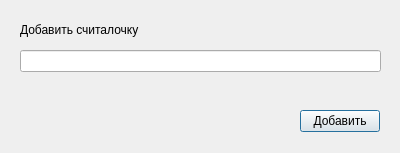
<?xml version="1.0" encoding="UTF-8"?>
<ui version="4.0">
 <class>AddCountingDialog</class>
 <widget class="QDialog" name="AddCountingDialog">
  <property name="geometry">
   <rect>
    <x>0</x>
    <y>0</y>
    <width>400</width>
    <height>153</height>
   </rect>
  </property>
  <property name="windowTitle">
   <string>Dialog</string>
  </property>
  <widget class="QLineEdit" name="countingEdit">
   <property name="geometry">
    <rect>
     <x>20</x>
     <y>50</y>
     <width>361</width>
     <height>22</height>
    </rect>
   </property>
  </widget>
  <widget class="QPushButton" name="addCountingButton">
   <property name="geometry">
    <rect>
     <x>300</x>
     <y>110</y>
     <width>80</width>
     <height>22</height>
    </rect>
   </property>
   <property name="text">
    <string>Добавить</string>
   </property>
  </widget>
  <widget class="QLabel" name="label">
   <property name="geometry">
    <rect>
     <x>20</x>
     <y>20</y>
     <width>151</width>
     <height>20</height>
    </rect>
   </property>
   <property name="text">
    <string>Добавить считалочку</string>
   </property>
  </widget>
  <widget class="QLabel" name="validatorLabel">
   <property name="geometry">
    <rect>
     <x>20</x>
     <y>80</y>
     <width>361</width>
     <height>16</height>
    </rect>
   </property>
   <property name="styleSheet">
    <string notr="true">color: rgb(255, 0, 0)</string>
   </property>
   <property name="text">
    <string/>
   </property>
  </widget>
 </widget>
 <resources/>
 <connections/>
</ui>
